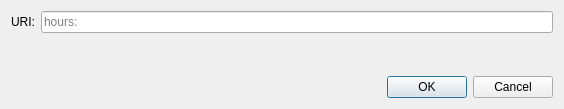
<?xml version="1.0" encoding="UTF-8"?>
<ui version="4.0">
 <class>OpenURIDialog</class>
 <widget class="QDialog" name="OpenURIDialog">
  <property name="geometry">
   <rect>
    <x>0</x>
    <y>0</y>
    <width>564</width>
    <height>109</height>
   </rect>
  </property>
  <property name="windowTitle">
   <string>Open hours URI</string>
  </property>
  <layout class="QVBoxLayout" name="verticalLayout">
   <item>
    <layout class="QHBoxLayout" name="horizontalLayout">
     <item>
      <widget class="QLabel" name="label">
       <property name="text">
        <string>URI:</string>
       </property>
      </widget>
     </item>
     <item>
      <widget class="QValidatedLineEdit" name="uriEdit">
       <property name="placeholderText">
        <string notr="true">hours:</string>
       </property>
      </widget>
     </item>
    </layout>
   </item>
   <item>
    <spacer name="verticalSpacer">
     <property name="orientation">
      <enum>Qt::Vertical</enum>
     </property>
     <property name="sizeHint" stdset="0">
      <size>
       <width>20</width>
       <height>40</height>
      </size>
     </property>
    </spacer>
   </item>
   <item>
    <widget class="QDialogButtonBox" name="buttonBox">
     <property name="orientation">
      <enum>Qt::Horizontal</enum>
     </property>
     <property name="standardButtons">
      <set>QDialogButtonBox::Cancel|QDialogButtonBox::Ok</set>
     </property>
    </widget>
   </item>
  </layout>
 </widget>
 <customwidgets>
  <customwidget>
   <class>QValidatedLineEdit</class>
   <extends>QLineEdit</extends>
   <header>qt/qvalidatedlineedit.h</header>
  </customwidget>
 </customwidgets>
 <resources/>
 <connections>
  <connection>
   <sender>buttonBox</sender>
   <signal>accepted()</signal>
   <receiver>OpenURIDialog</receiver>
   <slot>accept()</slot>
   <hints>
    <hint type="sourcelabel">
     <x>248</x>
     <y>254</y>
    </hint>
    <hint type="destinationlabel">
     <x>157</x>
     <y>274</y>
    </hint>
   </hints>
  </connection>
  <connection>
   <sender>buttonBox</sender>
   <signal>rejected()</signal>
   <receiver>OpenURIDialog</receiver>
   <slot>reject()</slot>
   <hints>
    <hint type="sourcelabel">
     <x>316</x>
     <y>260</y>
    </hint>
    <hint type="destinationlabel">
     <x>286</x>
     <y>274</y>
    </hint>
   </hints>
  </connection>
 </connections>
</ui>
